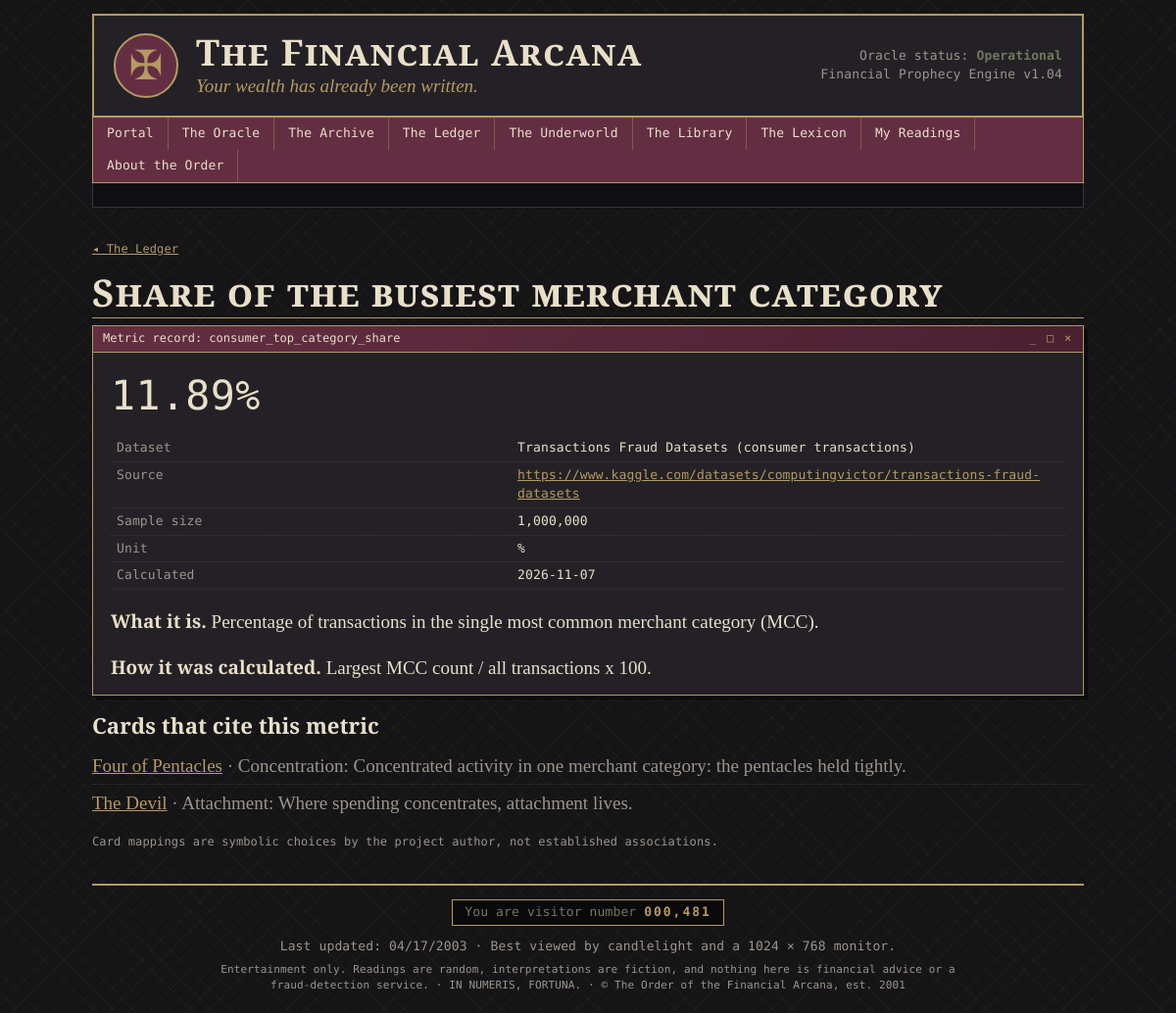
/ledger/consumer_top_category_share, run on the app's committed database.
### models.py (models this page shows, shortened)
class FinancialMetric(db.Model):
    __tablename__ = "financial_metrics"
    metric_id = db.Column(db.Integer, primary_key=True)
    dataset_id = db.Column(db.Integer, db.ForeignKey("datasets.dataset_id"))
    metric_name = db.Column(db.String(80), unique=True, nullable=False)
    display_name = db.Column(db.String(120))
    value = db.Column(db.Float)
    unit = db.Column(db.String(20))                          # %, count, ratio, amount
    sample_size = db.Column(db.Integer)
    calculation_date = db.Column(db.DateTime, default=utcnow)
    description = db.Column(db.Text)
    methodology = db.Column(db.Text)
    is_demo = db.Column(db.Boolean, default=True, nullable=False)
    dataset = db.relationship("Dataset", back_populates="metrics")
    card_links = db.relationship("CardMetric", back_populates="metric",
                                 cascade="all, delete-orphan")

class Dataset(db.Model):
    __tablename__ = "datasets"
    dataset_id = db.Column(db.Integer, primary_key=True)
    key = db.Column(db.String(32), unique=True, nullable=False)  # aml, consumer, tarot...
    name = db.Column(db.String(120), nullable=False)
    source_url = db.Column(db.String(300))
    description = db.Column(db.Text)
    license = db.Column(db.String(200))
    processing_notes = db.Column(db.Text)
    metrics = db.relationship("FinancialMetric", back_populates="dataset")

class CardMetric(db.Model):
    __tablename__ = "card_metrics"
    card_id = db.Column(db.Integer, db.ForeignKey("cards.card_id"), primary_key=True)
    metric_id = db.Column(db.Integer, db.ForeignKey("financial_metrics.metric_id"),
                          primary_key=True)
    relationship_label = db.Column("relationship", db.String(80))
    explanation = db.Column(db.Text)
    card = db.relationship("Card", back_populates="metric_links")
    metric = db.relationship("FinancialMetric", back_populates="card_links")

class Card(db.Model):
    __tablename__ = "cards"
    card_id = db.Column(db.Integer, primary_key=True)
    name = db.Column(db.String(80), unique=True, nullable=False)
    arcana = db.Column(db.String(10), nullable=False)       # Major / Minor
    suit = db.Column(db.String(12))                          # NULL for Major
    number = db.Column(db.Integer, nullable=False)           # 0-21 major, 1-14 minor
    archetype = db.Column(db.String(120), nullable=False)
    traditional_meaning = db.Column(db.Text)
    upright_meaning = db.Column(db.Text)
    reversed_meaning = db.Column(db.Text)
    keywords = db.Column(db.Text)
    financial_domain = db.Column(db.String(60))
    image_path = db.Column(db.String(200))
    traditional_reversed = db.Column(db.Text)
    questions = db.Column(db.Text)                    # "questions to ask", one per line
    tarot_archetype = db.Column(db.String(120))
    symbolic_family = db.Column(db.String(80))
    symbolic_themes = db.Column(db.String(200))
    interpretations = db.relationship("Interpretation", back_populates="card",
                                      cascade="all, delete-orphan")
    metric_links = db.relationship("CardMetric", back_populates="card",
                                   cascade="all, delete-orphan")

### app.py (the view)
@app.route("/ledger/<metric_name>")
def ledger_metric(metric_name):
    m = FinancialMetric.query.filter_by(metric_name=metric_name).first()
    if m is None:
        abort(404)
    return render_template("metric.html", m=m)

### app.py (called while the page is built, shortened)
def fmt_value(value, unit):
    if value is None:
        return "n/a"
    if unit == "%":
        return f"{value:,.2f}%"

@app.before_request
def ensure_session():
    if "sid" not in session:
        session["sid"] = uuid.uuid4().hex
        session.permanent = True

@app.context_processor
def inject_globals():
    try:
        visitors = 481 + Reading.query.count()
    except Exception:
        visitors = 481
    return dict(visitor_count=f"{visitors:07,}", this_year=date.today().year)

### templates/metric.html (shortened to what this page needs)
{% extends "base.html" %}
{% from "_macros.html" import window, demo_badge %}
{% block content %}
<p class="mono small"><a href="{{ url_for('ledger') }}">◂ The Ledger</a></p>
<h2 class="page-title">{{ m.display_name }}</h2>
{% call window("Metric record: " ~ m.metric_name) %}
  <div class="stat-value mono big">{{ m.value|fmt_value(m.unit) }} {{ demo_badge(m.is_demo) }}</div>
  <table class="kv mono">
    <tr><td>Dataset</td><td>{{ m.dataset.name }}</td></tr>
    <tr><td>Source</td><td><a href="{{ m.dataset.source_url }}">{{ m.dataset.source_url }}</a></td></tr>
    <tr><td>Sample size</td><td>{% if m.is_demo %}n/a (demo){% else %}{{ '{:,}'.format(m.sample_size) }}{% endif %}</td></tr>
    <tr><td>Unit</td><td>{{ m.unit }}</td></tr>
    <tr><td>Calculated</td><td>{{ m.calculation_date.strftime('%Y-%m-%d') if m.calculation_date }}</td></tr>
  </table>
  <p><b>What it is.</b> {{ m.description }}</p>
  <p><b>How it was calculated.</b> {{ m.methodology }}</p>
{% endcall %}
<h3>Cards that cite this metric</h3>
<ul class="plain">
  {% for l in m.card_links %}
  <li><a href="{{ url_for('card_detail', card_id=l.card.card_id) }}">{{ l.card.name }}</a>
    <span class="dim">· {{ l.relationship_label }}: {{ l.explanation }}</span></li>
  {% else %}<li class="dim">No card cites this metric.</li>{% endfor %}
</ul>
<p class="mono dim small">Card mappings are symbolic choices by the project author, not established associations.</p>
{% endblock %}

### static/css/style.css (style rules this page uses)
:root { --black: #151416; --charcoal: #242126; --burgundy: #642E42; --gold: #B49A62; --cream: #E8DFC9; --olive: #73775E; --blue: #697C8C; --gray: #9B958C; --serif: "Cormorant Garamond", "EB Garamond", Georgia, serif; --mono: "DM Mono", "Courier New", monospace; }
* { box-sizing: border-box; }
html { background: var(--black); }
body { margin: 0; color: var(--cream); font-family: var(--serif); font-size: 19px; line-height: 1.45; background: repeating-linear-gradient(45deg, rgba(180,154,98,.045) 0 1px, transparent 1px 14px), repeating-linear-gradient(-45deg, rgba(180,154,98,.045) 0 1px, transparent 1px 14px), var(--black); }
a { color: var(--gold); text-decoration: underline; }
h1, h2, h3 { font-weight: 600; line-height: 1.15; }
h3 { margin: .2em 0 .4em; }
.mono { font-family: var(--mono); font-size: 13px; letter-spacing: .01em; }
.dim { color: var(--gray); }
.small { font-size: 14px; }
.mono.small { font-size: 12px; }
.page-title { font-size: 2.4rem; margin: 0 0 .2em; font-variant: small-caps; letter-spacing: .03em; border-bottom: 1px solid var(--gold); padding-bottom: .1em; }
.window-body > :first-child { margin-top: 0; }
.window-body > :last-child { margin-bottom: 0; }
ul.plain { list-style: none; padding: 0; margin: 0; }
ul.plain li { padding: 5px 0; border-bottom: 1px dotted #3a353d; }
ul.plain li:last-child { border-bottom: 0; }
table.kv { width: 100%; border-collapse: collapse; }
table.kv td { padding: 4px 6px; border-bottom: 1px dotted #3a353d; vertical-align: top; }
table.kv td:first-child { color: var(--gray); width: 42%; }
.stat-value { font-size: 1.5rem; color: var(--cream); }
.stat-value.big { font-size: 2.6rem; margin-bottom: 10px; }

### data on the page
FinancialMetric: display_name "Share of the busiest merchant category", value|fmt_value "11.89%", sample_size "1,000,000", unit "%", calculation_date "2026-11-07", description "Percentage of transactions in the single most common merchant category (MCC).", methodology "Largest MCC count / all transactions x 100."
Dataset: dataset.name "Transactions Fraud Datasets (consumer transactions)", dataset.source_url "https://www.kaggle.com/datasets/computingvictor/transactions-fraud-datasets"
CardMetric: card.name "Four of Pentacles", relationship_label "Concentration", explanation "Concentrated activity in one merchant category: the pentacles held tightly."
CardMetric: card.name "The Devil", relationship_label "Attachment", explanation "Where spending concentrates, attachment lives."

### other printed values
{{ title }} "Metric record: consumer_top_category_share"
{{ visitor_count }} "000,481"
